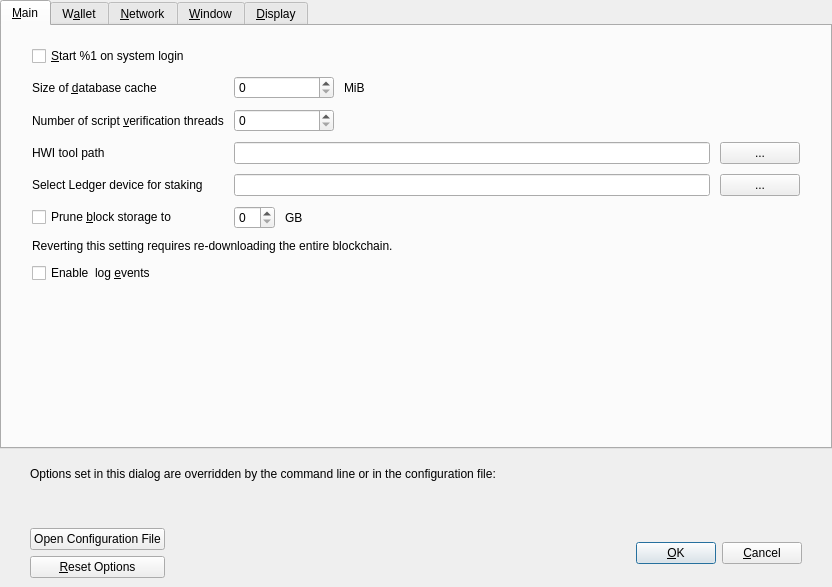
<?xml version="1.0" encoding="UTF-8"?>
<ui version="4.0">
 <class>OptionsDialog</class>
 <widget class="QDialog" name="OptionsDialog">
  <property name="geometry">
   <rect>
    <x>0</x>
    <y>0</y>
    <width>832</width>
    <height>587</height>
   </rect>
  </property>
  <property name="windowTitle">
   <string>Options</string>
  </property>
  <property name="modal">
   <bool>true</bool>
  </property>
  <layout class="QVBoxLayout" name="verticalLayout">
   <property name="leftMargin">
    <number>0</number>
   </property>
   <property name="topMargin">
    <number>0</number>
   </property>
   <property name="rightMargin">
    <number>0</number>
   </property>
   <property name="bottomMargin">
    <number>0</number>
   </property>
   <item>
    <widget class="QTabWidget" name="tabWidget">
     <property name="currentIndex">
      <number>0</number>
     </property>
     <widget class="QWidget" name="tabMain">
      <attribute name="title">
       <string>&amp;Main</string>
      </attribute>
      <layout class="QVBoxLayout" name="verticalLayout_3">
       <property name="spacing">
        <number>10</number>
       </property>
       <property name="leftMargin">
        <number>30</number>
       </property>
       <property name="topMargin">
        <number>20</number>
       </property>
       <property name="rightMargin">
        <number>30</number>
       </property>
       <property name="bottomMargin">
        <number>20</number>
       </property>
       <item>
        <widget class="QCheckBox" name="bitcoinAtStartup">
         <property name="toolTip">
          <string>Automatically start %1 after logging in to the system.</string>
         </property>
         <property name="text">
          <string>&amp;Start %1 on system login</string>
         </property>
        </widget>
       </item>
       <item>
        <layout class="QGridLayout" name="gridLayout">
         <property name="verticalSpacing">
          <number>10</number>
         </property>
         <item row="5" column="0">
          <widget class="QCheckBox" name="prune">
           <property name="toolTip">
            <string>Enabling pruning significantly reduces the disk space required to store transactions. All blocks are still fully validated. Reverting this setting requires re-downloading the entire blockchain.</string>
           </property>
           <property name="text">
            <string>Prune &amp;block storage to</string>
           </property>
          </widget>
         </item>
         <item row="1" column="0">
          <widget class="QLabel" name="threadsScriptVerifLabel">
           <property name="text">
            <string>Number of script &amp;verification threads</string>
           </property>
           <property name="textFormat">
            <enum>Qt::PlainText</enum>
           </property>
           <property name="buddy">
            <cstring>threadsScriptVerif</cstring>
           </property>
          </widget>
         </item>
         <item row="5" column="1">
          <layout class="QHBoxLayout" name="horizontalLayout_Main_Prune">
           <item>
            <widget class="QSpinBox" name="pruneSize"/>
           </item>
           <item>
            <widget class="QLabel" name="pruneSizeUnitLabel">
             <property name="text">
              <string>GB</string>
             </property>
             <property name="textFormat">
              <enum>Qt::PlainText</enum>
             </property>
            </widget>
           </item>
           <item>
            <spacer name="horizontalSpacer_Main_Prune">
             <property name="orientation">
              <enum>Qt::Horizontal</enum>
             </property>
             <property name="sizeHint" stdset="0">
              <size>
               <width>40</width>
               <height>20</height>
              </size>
             </property>
            </spacer>
           </item>
          </layout>
         </item>
         <item row="3" column="1">
          <layout class="QHBoxLayout" name="horizontalLayout">
           <item>
            <widget class="QLineEdit" name="txtHWIToolPath">
             <property name="toolTip">
              <string>Hardware wallet interface tool location on disk</string>
             </property>
            </widget>
           </item>
           <item>
            <widget class="QPushButton" name="toolHWIPath">
             <property name="text">
              <string>...</string>
             </property>
            </widget>
           </item>
          </layout>
         </item>
         <item row="0" column="1">
          <layout class="QHBoxLayout" name="horizontalLayout_2_Main">
           <item>
            <widget class="QSpinBox" name="databaseCache">
             <property name="minimumSize">
              <size>
               <width>100</width>
               <height>0</height>
              </size>
             </property>
            </widget>
           </item>
           <item>
            <widget class="QLabel" name="databaseCacheUnitLabel">
             <property name="text">
              <string>MiB</string>
             </property>
             <property name="textFormat">
              <enum>Qt::PlainText</enum>
             </property>
            </widget>
           </item>
           <item>
            <spacer name="horizontalSpacer_2_Main">
             <property name="orientation">
              <enum>Qt::Horizontal</enum>
             </property>
             <property name="sizeHint" stdset="0">
              <size>
               <width>40</width>
               <height>20</height>
              </size>
             </property>
            </spacer>
           </item>
          </layout>
         </item>
         <item row="1" column="1">
          <layout class="QHBoxLayout" name="horizontalLayout_3_Main">
           <item>
            <widget class="QSpinBox" name="threadsScriptVerif">
             <property name="minimumSize">
              <size>
               <width>100</width>
               <height>0</height>
              </size>
             </property>
             <property name="toolTip">
              <string>(0 = auto, &lt;0 = leave that many cores free)</string>
             </property>
            </widget>
           </item>
           <item>
            <spacer name="horizontalSpacer_3_Main">
             <property name="orientation">
              <enum>Qt::Horizontal</enum>
             </property>
             <property name="sizeHint" stdset="0">
              <size>
               <width>40</width>
               <height>20</height>
              </size>
             </property>
            </spacer>
           </item>
          </layout>
         </item>
         <item row="6" column="0" colspan="2">
          <widget class="QLabel" name="pruneWarning">
           <property name="text">
            <string>Reverting this setting requires re-downloading the entire blockchain.</string>
           </property>
           <property name="textFormat">
            <enum>Qt::PlainText</enum>
           </property>
          </widget>
         </item>
         <item row="0" column="0">
          <widget class="QLabel" name="databaseCacheLabel">
           <property name="text">
            <string>Size of &amp;database cache</string>
           </property>
           <property name="textFormat">
            <enum>Qt::PlainText</enum>
           </property>
           <property name="buddy">
            <cstring>databaseCache</cstring>
           </property>
          </widget>
         </item>
         <item row="3" column="0">
          <widget class="QLabel" name="HWIToolLabel">
           <property name="text">
            <string>HWI tool path</string>
           </property>
          </widget>
         </item>
         <!-- <item row="2" column="0">
          <widget class="QLabel" name="reserveBalanceLabel">
           <property name="buddy">
            <cstring>threadsScriptVerif</cstring>
           </property>
          </widget>
         </item> -->
         <item row="4" column="1">
          <layout class="QHBoxLayout" name="horizontalLayout2">
           <item>
            <widget class="QLineEdit" name="txtStakeLedgerId">
             <property name="toolTip">
              <string>Fingerprint of the ledger that you want to be used for staking with hardware wallet</string>
             </property>
            </widget>
           </item>
           <item>
            <widget class="QPushButton" name="toolStakeLedgerId">
             <property name="text">
              <string>...</string>
             </property>
            </widget>
           </item>
          </layout>
         </item>
         <item row="4" column="0">
          <widget class="QLabel" name="stakeLedgerIdlabel">
           <property name="text">
            <string>Select Ledger device for staking</string>
           </property>
          </widget>
         </item>
         <item row="7" column="0" colspan="2">
          <widget class="QCheckBox" name="logEvents">
           <property name="text">
            <string>Enable  log &amp;events</string>
           </property>
          </widget>
         </item>
        </layout>
       </item>
       <item>
        <spacer name="verticalSpacer_Main">
         <property name="orientation">
          <enum>Qt::Vertical</enum>
         </property>
         <property name="sizeHint" stdset="0">
          <size>
           <width>20</width>
           <height>40</height>
          </size>
         </property>
        </spacer>
       </item>
      </layout>
     </widget>
     <widget class="QWidget" name="tabWallet">
      <attribute name="title">
       <string>W&amp;allet</string>
      </attribute>
      <layout class="QVBoxLayout" name="verticalLayout_Wallet">
       <property name="spacing">
        <number>10</number>
       </property>
       <property name="leftMargin">
        <number>30</number>
       </property>
       <property name="topMargin">
        <number>20</number>
       </property>
       <property name="rightMargin">
        <number>30</number>
       </property>
       <property name="bottomMargin">
        <number>20</number>
       </property>
       <item>
        <widget class="QGroupBox" name="groupBox">
         <property name="title">
          <string>Expert</string>
         </property>
         <layout class="QVBoxLayout" name="verticalLayout_2">
          <property name="spacing">
           <number>10</number>
          </property>
          <item>
           <widget class="QCheckBox" name="coinControlFeatures">
            <property name="toolTip">
             <string>Whether to show coin control features or not.</string>
            </property>
            <property name="text">
             <string>Enable coin &amp;control features</string>
            </property>
           </widget>
          </item>
          <item>
           <widget class="QCheckBox" name="spendZeroConfChange">
            <property name="toolTip">
             <string>If you disable the spending of unconfirmed change, the change from a transaction cannot be used until that transaction has at least one confirmation. This also affects how your balance is computed.</string>
            </property>
            <property name="text">
             <string>&amp;Spend unconfirmed change</string>
            </property>
           </widget>
          </item>
          <item>
           <widget class="QCheckBox" name="zeroBalanceAddressToken">
            <property name="text">
             <string>Enable &amp;zero balance for receiver token address</string>
            </property>
           </widget>
          </item>
          <item>
           <widget class="QCheckBox" name="useChangeAddress">
            <property name="text">
             <string>Use change &amp;address</string>
            </property>
           </widget>
          </item>
          <item>
           <widget class="QCheckBox" name="checkForUpdates">
            <property name="text">
             <string>Check for &amp;updates</string>
            </property>
           </widget>
          </item>
          <item>
           <widget class="QCheckBox" name="signPSBTHWITool">
            <property name="text">
             <string>Sign PSBT with HWI tool</string>
            </property>
           </widget>
          </item>
         </layout>
        </widget>
       </item>
       <item>
        <spacer name="verticalSpacer_Wallet">
         <property name="orientation">
          <enum>Qt::Vertical</enum>
         </property>
         <property name="sizeHint" stdset="0">
          <size>
           <width>20</width>
           <height>40</height>
          </size>
         </property>
        </spacer>
       </item>
      </layout>
     </widget>
     <widget class="QWidget" name="tabNetwork">
      <attribute name="title">
       <string>&amp;Network</string>
      </attribute>
      <layout class="QVBoxLayout" name="verticalLayout_Network">
       <property name="spacing">
        <number>10</number>
       </property>
       <property name="leftMargin">
        <number>30</number>
       </property>
       <property name="topMargin">
        <number>20</number>
       </property>
       <property name="rightMargin">
        <number>30</number>
       </property>
       <property name="bottomMargin">
        <number>20</number>
       </property>
       <item>
        <widget class="QCheckBox" name="mapPortUpnp">
         <property name="toolTip">
          <string>Automatically open the Ariel client port on the router. This only works when your router supports UPnP and it is enabled.</string>
         </property>
         <property name="text">
          <string>Map port using &amp;UPnP</string>
         </property>
        </widget>
       </item>
       <item>
        <widget class="QCheckBox" name="mapPortNatpmp">
         <property name="toolTip">
          <string>Automatically open the Ariel client port on the router. This only works when your router supports NAT-PMP and it is enabled. The external port could be random.</string>
         </property>
         <property name="text">
          <string>Map port using NA&amp;T-PMP</string>
         </property>
        </widget>
       </item>
       <item>
        <widget class="QCheckBox" name="allowIncoming">
         <property name="toolTip">
          <string>Accept connections from outside.</string>
         </property>
         <property name="text">
          <string>Allow incomin&amp;g connections</string>
         </property>
        </widget>
       </item>
       <item>
        <widget class="QCheckBox" name="connectSocks">
         <property name="toolTip">
          <string>Connect to the Ariel network through a SOCKS5 proxy.</string>
         </property>
         <property name="text">
          <string>&amp;Connect through SOCKS5 proxy (default proxy):</string>
         </property>
        </widget>
       </item>
       <item>
        <layout class="QHBoxLayout" name="horizontalLayout_1_Network">
         <item>
          <widget class="QLabel" name="proxyIpLabel">
           <property name="text">
            <string>Proxy &amp;IP:</string>
           </property>
           <property name="textFormat">
            <enum>Qt::PlainText</enum>
           </property>
           <property name="buddy">
            <cstring>proxyIp</cstring>
           </property>
          </widget>
         </item>
         <item>
          <widget class="QValidatedLineEdit" name="proxyIp">
           <property name="minimumSize">
            <size>
             <width>140</width>
             <height>0</height>
            </size>
           </property>
           <property name="maximumSize">
            <size>
             <width>140</width>
             <height>16777215</height>
            </size>
           </property>
           <property name="toolTip">
            <string>IP address of the proxy (e.g. IPv4: 127.0.0.1 / IPv6: ::1)</string>
           </property>
          </widget>
         </item>
         <item>
          <widget class="QLabel" name="proxyPortLabel">
           <property name="text">
            <string>&amp;Port:</string>
           </property>
           <property name="textFormat">
            <enum>Qt::PlainText</enum>
           </property>
           <property name="buddy">
            <cstring>proxyPort</cstring>
           </property>
          </widget>
         </item>
         <item>
          <widget class="QLineEdit" name="proxyPort">
           <property name="minimumSize">
            <size>
             <width>55</width>
             <height>0</height>
            </size>
           </property>
           <property name="maximumSize">
            <size>
             <width>55</width>
             <height>16777215</height>
            </size>
           </property>
           <property name="toolTip">
            <string>Port of the proxy (e.g. 9050)</string>
           </property>
          </widget>
         </item>
         <item>
          <spacer name="horizontalSpacer_1_Network">
           <property name="orientation">
            <enum>Qt::Horizontal</enum>
           </property>
           <property name="sizeHint" stdset="0">
            <size>
             <width>40</width>
             <height>20</height>
            </size>
           </property>
          </spacer>
         </item>
        </layout>
       </item>
       <item>
        <layout class="QHBoxLayout" name="horizontalLayout_2_Network">
         <item>
          <widget class="QLabel" name="proxyActiveNets">
           <property name="text">
            <string>Used for reaching peers via:</string>
           </property>
           <property name="textFormat">
            <enum>Qt::PlainText</enum>
           </property>
          </widget>
         </item>
         <item>
          <widget class="QCheckBox" name="proxyReachIPv4">
           <property name="enabled">
            <bool>false</bool>
           </property>
           <property name="toolTip">
            <string>Shows if the supplied default SOCKS5 proxy is used to reach peers via this network type.</string>
           </property>
           <property name="text">
            <string/>
           </property>
          </widget>
         </item>
         <item>
          <widget class="QLabel" name="proxyReachIPv4Label">
           <property name="text">
            <string>IPv4</string>
           </property>
           <property name="textFormat">
            <enum>Qt::PlainText</enum>
           </property>
          </widget>
         </item>
         <item>
          <widget class="QCheckBox" name="proxyReachIPv6">
           <property name="enabled">
            <bool>false</bool>
           </property>
           <property name="toolTip">
            <string>Shows if the supplied default SOCKS5 proxy is used to reach peers via this network type.</string>
           </property>
           <property name="text">
            <string/>
           </property>
          </widget>
         </item>
         <item>
          <widget class="QLabel" name="proxyReachIPv6Label">
           <property name="text">
            <string>IPv6</string>
           </property>
           <property name="textFormat">
            <enum>Qt::PlainText</enum>
           </property>
          </widget>
         </item>
         <item>
          <widget class="QCheckBox" name="proxyReachTor">
           <property name="enabled">
            <bool>false</bool>
           </property>
           <property name="toolTip">
            <string>Shows if the supplied default SOCKS5 proxy is used to reach peers via this network type.</string>
           </property>
           <property name="text">
            <string/>
           </property>
          </widget>
         </item>
         <item>
          <widget class="QLabel" name="proxyReachTorLabel">
           <property name="text">
            <string>Tor</string>
           </property>
           <property name="textFormat">
            <enum>Qt::PlainText</enum>
           </property>
          </widget>
         </item>
         <item>
          <spacer name="horizontalSpacer_2_Network">
           <property name="orientation">
            <enum>Qt::Horizontal</enum>
           </property>
           <property name="sizeHint" stdset="0">
            <size>
             <width>40</width>
             <height>20</height>
            </size>
           </property>
          </spacer>
         </item>
        </layout>
       </item>
       <item>
        <widget class="QCheckBox" name="connectSocksTor">
         <property name="toolTip">
          <string>Connect to the Ariel network through a separate SOCKS5 proxy for Tor onion services.</string>
         </property>
         <property name="text">
          <string>Use separate SOCKS&amp;5 proxy to reach peers via Tor onion services:</string>
         </property>
        </widget>
       </item>
       <item>
        <layout class="QHBoxLayout" name="horizontalLayout_3_Network">
         <item>
          <widget class="QLabel" name="proxyIpTorLabel">
           <property name="text">
            <string>Proxy &amp;IP:</string>
           </property>
           <property name="textFormat">
            <enum>Qt::PlainText</enum>
           </property>
           <property name="buddy">
            <cstring>proxyIpTor</cstring>
           </property>
          </widget>
         </item>
         <item>
          <widget class="QValidatedLineEdit" name="proxyIpTor">
           <property name="minimumSize">
            <size>
             <width>140</width>
             <height>0</height>
            </size>
           </property>
           <property name="maximumSize">
            <size>
             <width>140</width>
             <height>16777215</height>
            </size>
           </property>
           <property name="toolTip">
            <string>IP address of the proxy (e.g. IPv4: 127.0.0.1 / IPv6: ::1)</string>
           </property>
          </widget>
         </item>
         <item>
          <widget class="QLabel" name="proxyPortTorLabel">
           <property name="text">
            <string>&amp;Port:</string>
           </property>
           <property name="textFormat">
            <enum>Qt::PlainText</enum>
           </property>
           <property name="buddy">
            <cstring>proxyPortTor</cstring>
           </property>
          </widget>
         </item>
         <item>
          <widget class="QLineEdit" name="proxyPortTor">
           <property name="minimumSize">
            <size>
             <width>55</width>
             <height>0</height>
            </size>
           </property>
           <property name="maximumSize">
            <size>
             <width>55</width>
             <height>16777215</height>
            </size>
           </property>
           <property name="toolTip">
            <string>Port of the proxy (e.g. 9050)</string>
           </property>
          </widget>
         </item>
         <item>
          <spacer name="horizontalSpacer_4_Network">
           <property name="orientation">
            <enum>Qt::Horizontal</enum>
           </property>
           <property name="sizeHint" stdset="0">
            <size>
             <width>40</width>
             <height>20</height>
            </size>
           </property>
          </spacer>
         </item>
        </layout>
       </item>
       <item>
        <spacer name="verticalSpacer_Network">
         <property name="orientation">
          <enum>Qt::Vertical</enum>
         </property>
         <property name="sizeHint" stdset="0">
          <size>
           <width>20</width>
           <height>40</height>
          </size>
         </property>
        </spacer>
       </item>
      </layout>
     </widget>
     <widget class="QWidget" name="tabWindow">
      <attribute name="title">
       <string>&amp;Window</string>
      </attribute>
      <layout class="QVBoxLayout" name="verticalLayout_Window">
       <property name="spacing">
        <number>10</number>
       </property>
       <property name="leftMargin">
        <number>30</number>
       </property>
       <property name="topMargin">
        <number>20</number>
       </property>
       <property name="rightMargin">
        <number>30</number>
       </property>
       <property name="bottomMargin">
        <number>20</number>
       </property>
       <item>
        <widget class="QCheckBox" name="showTrayIcon">
         <property name="toolTip">
          <string>Show the icon in the system tray.</string>
         </property>
         <property name="text">
          <string>&amp;Show tray icon</string>
         </property>
         <property name="checked">
          <bool>true</bool>
         </property>
        </widget>
       </item>
       <item>
        <widget class="QCheckBox" name="minimizeToTray">
         <property name="toolTip">
          <string>Show only a tray icon after minimizing the window.</string>
         </property>
         <property name="text">
          <string>&amp;Minimize to the tray instead of the taskbar</string>
         </property>
        </widget>
       </item>
       <item>
        <widget class="QCheckBox" name="minimizeOnClose">
         <property name="toolTip">
          <string>Minimize instead of exit the application when the window is closed. When this option is enabled, the application will be closed only after selecting Exit in the menu.</string>
         </property>
         <property name="text">
          <string>M&amp;inimize on close</string>
         </property>
        </widget>
       </item>
       <item>
        <spacer name="verticalSpacer_Window">
         <property name="orientation">
          <enum>Qt::Vertical</enum>
         </property>
         <property name="sizeHint" stdset="0">
          <size>
           <width>20</width>
           <height>40</height>
          </size>
         </property>
        </spacer>
       </item>
      </layout>
     </widget>
     <widget class="QWidget" name="tabDisplay">
      <attribute name="title">
       <string>&amp;Display</string>
      </attribute>
      <layout class="QVBoxLayout" name="verticalLayout_Display">
       <property name="spacing">
        <number>10</number>
       </property>
       <property name="leftMargin">
        <number>30</number>
       </property>
       <property name="topMargin">
        <number>20</number>
       </property>
       <property name="rightMargin">
        <number>30</number>
       </property>
       <property name="bottomMargin">
        <number>20</number>
       </property>
       <item>
        <layout class="QGridLayout" name="gridLayout_2">
         <property name="verticalSpacing">
          <number>10</number>
         </property>
         <item row="0" column="0">
          <widget class="QLabel" name="langLabel">
           <property name="text">
            <string>User Interface &amp;language:</string>
           </property>
           <property name="textFormat">
            <enum>Qt::PlainText</enum>
           </property>
           <property name="buddy">
            <cstring>lang</cstring>
           </property>
          </widget>
         </item>
         <item row="0" column="1">
          <widget class="QValueComboBox" name="lang">
           <property name="toolTip">
            <string>The user interface language can be set here. This setting will take effect after restarting %1.</string>
           </property>
          </widget>
         </item>
         <item row="1" column="0">
          <widget class="QLabel" name="unitLabel">
           <property name="text">
            <string>&amp;Unit to show amounts in:</string>
           </property>
           <property name="textFormat">
            <enum>Qt::PlainText</enum>
           </property>
           <property name="buddy">
            <cstring>unit</cstring>
           </property>
          </widget>
         </item>
         <item row="2" column="0">
          <widget class="QLabel" name="thirdPartyTxUrlsLabel">
           <property name="toolTip">
            <string>Third party URLs (e.g. a block explorer) that appear in the transactions tab as context menu items. %s in the URL is replaced by transaction hash. Multiple URLs are separated by vertical bar |.</string>
           </property>
           <property name="text">
            <string>&amp;Third party transaction URLs</string>
           </property>
           <property name="buddy">
            <cstring>thirdPartyTxUrls</cstring>
           </property>
          </widget>
         </item>
         <item row="1" column="1">
          <widget class="QValueComboBox" name="unit">
           <property name="toolTip">
            <string>Choose the default subdivision unit to show in the interface and when sending coins.</string>
           </property>
          </widget>
         </item>
         <item row="2" column="1">
          <widget class="QLineEdit" name="thirdPartyTxUrls">
           <property name="toolTip">
            <string>Third party URLs (e.g. a block explorer) that appear in the transactions tab as context menu items. %s in the URL is replaced by transaction hash. Multiple URLs are separated by vertical bar |.</string>
           </property>
           <property name="placeholderText">
            <string notr="true">https://example.com/tx/%s</string>
           </property>
          </widget>
         </item>
         <item row="3" column="0">
          <widget class="QLabel" name="themeLabel">
           <property name="text">
            <string>User Interface &amp;style:</string>
           </property>
           <property name="textFormat">
            <enum>Qt::PlainText</enum>
           </property>
           <property name="buddy">
            <cstring>lang</cstring>
           </property>
          </widget>
         </item>
         <item row="3" column="1">
          <widget class="QValueComboBox" name="theme">
           <property name="toolTip">
            <string>The user interface style can be set here. This setting will take effect after restarting %1.</string>
           </property>
          </widget>
         </item>
        </layout>
       </item>
       <item>
        <widget class="QGroupBox" name="font_groupBox">
         <property name="title">
          <string>Monospaced font in the Overview tab:</string>
         </property>
         <layout class="QVBoxLayout" name="font_verticalLayout">
          <item>
           <layout class="QHBoxLayout" name="embeddedFont_horizontalLayout">
            <item>
             <widget class="QRadioButton" name="embeddedFont_radioButton">
              <property name="text">
               <string>embedded &quot;%1&quot;</string>
              </property>
             </widget>
            </item>
            <item>
             <spacer name="embeddedFont_horizontalSpacer">
              <property name="orientation">
               <enum>Qt::Horizontal</enum>
              </property>
              <property name="sizeHint" stdset="0">
               <size>
                <width>40</width>
                <height>20</height>
               </size>
              </property>
             </spacer>
            </item>
            <item>
             <layout class="QVBoxLayout" name="embeddedFont_verticalLayout">
              <item>
               <widget class="QLabel" name="embeddedFont_label_1">
                <property name="text">
                 <string notr="true">111.11111111 ARL</string>
                </property>
               </widget>
              </item>
              <item>
               <widget class="QLabel" name="embeddedFont_label_9">
                <property name="text">
                 <string notr="true">909.09090909 ARL</string>
                </property>
               </widget>
              </item>
             </layout>
            </item>
           </layout>
          </item>
          <item>
           <widget class="Line" name="font_line">
            <property name="orientation">
             <enum>Qt::Horizontal</enum>
            </property>
           </widget>
          </item>
          <item>
           <layout class="QHBoxLayout" name="systemFont_horizontalLayout">
            <item>
             <widget class="QRadioButton" name="systemFont_radioButton">
              <property name="text">
               <string>closest matching &quot;%1&quot;</string>
              </property>
             </widget>
            </item>
            <item>
             <spacer name="systemFont_horizontalSpacer">
              <property name="orientation">
               <enum>Qt::Horizontal</enum>
              </property>
              <property name="sizeHint" stdset="0">
               <size>
                <width>40</width>
                <height>20</height>
               </size>
              </property>
             </spacer>
            </item>
            <item>
             <layout class="QVBoxLayout" name="systemFont_verticalLayout">
              <item>
               <widget class="QLabel" name="systemFont_label_1">
                <property name="text">
                 <string notr="true">111.11111111 ARL</string>
                </property>
               </widget>
              </item>
              <item>
               <widget class="QLabel" name="systemFont_label_9">
                <property name="text">
                 <string notr="true">909.09090909 ARL</string>
                </property>
               </widget>
              </item>
             </layout>
            </item>
           </layout>
          </item>
         </layout>
        </widget>
       </item>
       <item>
        <spacer name="verticalSpacer_Display">
         <property name="orientation">
          <enum>Qt::Vertical</enum>
         </property>
         <property name="sizeHint" stdset="0">
          <size>
           <width>20</width>
           <height>40</height>
          </size>
         </property>
        </spacer>
       </item>
      </layout>
     </widget>
    </widget>
   </item>
   <item>
    <widget class="QFrame" name="frame">
     <layout class="QVBoxLayout" name="verticalLayout_Bottom">
      <property name="leftMargin">
       <number>30</number>
      </property>
      <property name="rightMargin">
       <number>30</number>
      </property>
      <item>
       <layout class="QHBoxLayout" name="horizontalLayout_Bottom">
        <item>
         <widget class="QLabel" name="overriddenByCommandLineInfoLabel">
          <property name="text">
           <string>Options set in this dialog are overridden by the command line or in the configuration file:</string>
          </property>
          <property name="textFormat">
           <enum>Qt::PlainText</enum>
          </property>
         </widget>
        </item>
        <item>
         <spacer name="horizontalSpacer_Bottom">
          <property name="orientation">
           <enum>Qt::Horizontal</enum>
          </property>
          <property name="sizeHint" stdset="0">
           <size>
            <width>40</width>
            <height>20</height>
           </size>
          </property>
         </spacer>
        </item>
       </layout>
      </item>
      <item>
       <widget class="QLabel" name="overriddenByCommandLineLabel">
        <property name="text">
         <string/>
        </property>
        <property name="textFormat">
         <enum>Qt::PlainText</enum>
        </property>
        <property name="wordWrap">
         <bool>true</bool>
        </property>
       </widget>
      </item>
     </layout>
    </widget>
   </item>
   <item>
    <widget class="QWidget" name="buttonsContainerWhite" native="true">
     <layout class="QHBoxLayout" name="horizontalLayout_2">
      <property name="leftMargin">
       <number>30</number>
      </property>
      <property name="rightMargin">
       <number>30</number>
      </property>
      <item>
       <layout class="QVBoxLayout" name="verticalLayout_Buttons">
        <item>
         <widget class="QPushButton" name="openBitcoinConfButton">
          <property name="toolTip">
           <string>Open the %1 configuration file from the working directory.</string>
          </property>
          <property name="text">
           <string>Open Configuration File</string>
          </property>
          <property name="autoDefault">
           <bool>false</bool>
          </property>
         </widget>
        </item>
        <item>
         <widget class="QPushButton" name="resetButton">
          <property name="toolTip">
           <string>Reset all client options to default.</string>
          </property>
          <property name="text">
           <string>&amp;Reset Options</string>
          </property>
          <property name="autoDefault">
           <bool>false</bool>
          </property>
         </widget>
        </item>
       </layout>
      </item>
      <item>
       <spacer name="horizontalSpacer_3">
        <property name="orientation">
         <enum>Qt::Horizontal</enum>
        </property>
        <property name="sizeHint" stdset="0">
         <size>
          <width>20</width>
          <height>20</height>
         </size>
        </property>
       </spacer>
      </item>
      <item>
       <widget class="QLabel" name="statusLabel">
        <property name="minimumSize">
         <size>
          <width>200</width>
          <height>0</height>
         </size>
        </property>
        <property name="font">
         <font>
          <weight>75</weight>
          <bold>true</bold>
         </font>
        </property>
        <property name="text">
         <string/>
        </property>
        <property name="textFormat">
         <enum>Qt::PlainText</enum>
        </property>
        <property name="wordWrap">
         <bool>true</bool>
        </property>
       </widget>
      </item>
      <item>
       <spacer name="horizontalSpacer">
        <property name="orientation">
         <enum>Qt::Horizontal</enum>
        </property>
        <property name="sizeHint" stdset="0">
         <size>
          <width>20</width>
          <height>20</height>
         </size>
        </property>
       </spacer>
      </item>
      <item>
       <widget class="QPushButton" name="okButton">
        <property name="text">
         <string>&amp;OK</string>
        </property>
        <property name="autoDefault">
         <bool>false</bool>
        </property>
        <property name="default">
         <bool>true</bool>
        </property>
       </widget>
      </item>
      <item>
       <widget class="QPushButton" name="cancelButton">
        <property name="text">
         <string>&amp;Cancel</string>
        </property>
        <property name="autoDefault">
         <bool>false</bool>
        </property>
       </widget>
      </item>
     </layout>
    </widget>
   </item>
  </layout>
 </widget>
 <customwidgets>
  <customwidget>
   <class>QValidatedLineEdit</class>
   <extends>QLineEdit</extends>
   <header>qt/qvalidatedlineedit.h</header>
  </customwidget>
  <customwidget>
   <class>QValueComboBox</class>
   <extends>QComboBox</extends>
   <header>qt/qvaluecombobox.h</header>
  </customwidget>
  <customwidget>
   <class>BitcoinAmountField</class>
   <extends>QSpinBox</extends>
   <header>qt/bitcoinamountfield.h</header>
  </customwidget>
 </customwidgets>
 <resources/>
 <connections/>
</ui>
